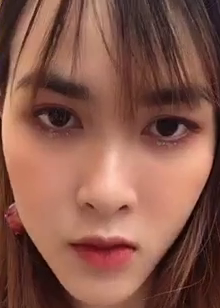
#> input picture Capstone_FakeFaceDetection/images/test_lbp.png, 220 x 308 px
$ jupyter execute --allow-errors 'Collection dataset.ipynb'   (shell and % lines are left out)
#> lines starting #> are read from the running program, lines starting #| are printed output that depends on the picture
[cell 1]
from google.colab import drive
drive.mount('/gdrive')
%cd /gdrive/My Drive/School_UIT/Semester IV/[CS114] Machine Learning/Working/CS114.K21.KHTN/Capstone_FakeFaceDetection

[cell 2]
# import the necessary packages
from skimage import feature
from imutils import paths
import numpy as np
import matplotlib.pyplot as plt
import pickle
import cv2
import os
import datetime

[cell 3]
TEST_PATH = 'images/test_lbp.png'
test_image = cv2.imread(TEST_PATH)
#> test_image is the input picture: shape (308, 220, 3); mean B, G, R 75.4, 88.8, 136

numPoints = 24
radius = 8
gray = cv2.cvtColor(test_image, cv2.COLOR_BGR2GRAY)
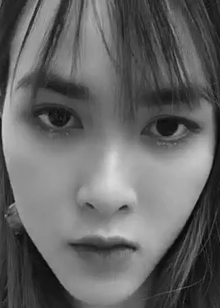
#> gray: shape (308, 220); min 5, max 216, mean 101.4
lbp = feature.local_binary_pattern(gray, numPoints, radius, method="uniform")
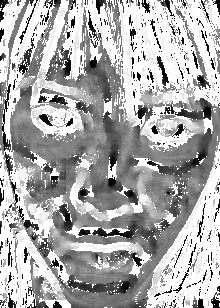
#> lbp: shape (308, 220) float64; min 0, max 25, mean 16.9; drawn with min black and max white

# Plot the origin image and local binary pattern of image
fig = plt.figure(figsize=(9, 6))
ax = []
# create subplot and append to ax
fig.add_subplot(1, 3, 1)
plt.imshow(test_image)
fig.add_subplot(1, 3, 2)
plt.imshow(lbp)
fig.add_subplot(1, 3, 3)
hist, _ = np.histogram(lbp.ravel(), bins=np.arange(0, numPoints + 3), range=(0, numPoints + 2))
#> hist = 26 values, max 26529 at index 25, min 487 at index 20, mean 2606.2
hist = hist.astype("float")

hist /= (hist.sum() + 1e-7)
#> hist = 26 values, max 0.392 at index 25, min 0.00719 at index 20, mean 0.0385
plt.bar(np.arange(0, len(hist)), hist)

plt.show()
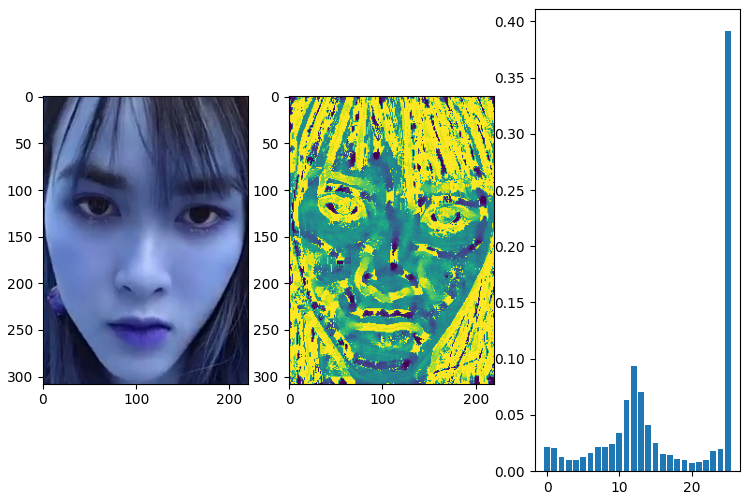
#> figure drawn by matplotlib, 3 panels; B, G, R data is drawn as R, G, B; panel 3: tallest bar 0.392 high, from x = 24.6 to 25.4

$ run again, with Capstone_FakeFaceDetection/images/0288.png copied over Capstone_FakeFaceDetection/images/test_lbp.png
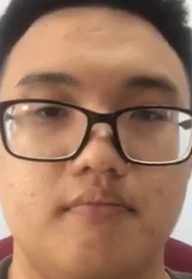
#> input picture Capstone_FakeFaceDetection/images/0288.png, 192 x 279 px
#> test_image is the input picture: shape (279, 192, 3); mean B, G, R 95, 117.9, 157.5
#> `lbp = feature.local_binary_pattern(gray, numPoints, radius, method="un..`:
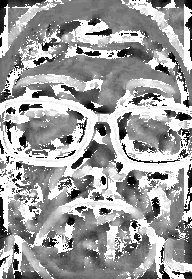
#> lbp: shape (279, 192) float64; min 0, max 25, mean 15.6; drawn with min black and max white
#> `hist, _ = np.histogram(lbp.ravel(), bins=np.arange(0, numPoints + 3), ..`: hist = 26 values, max 15896 at index 25, min 526 at index 22, mean 2060.3
#> `hist /= (hist.sum() + 1e-7)`: hist = 26 values, max 0.297 at index 25, min 0.00982 at index 22, mean 0.0385
#> `plt.show()`:
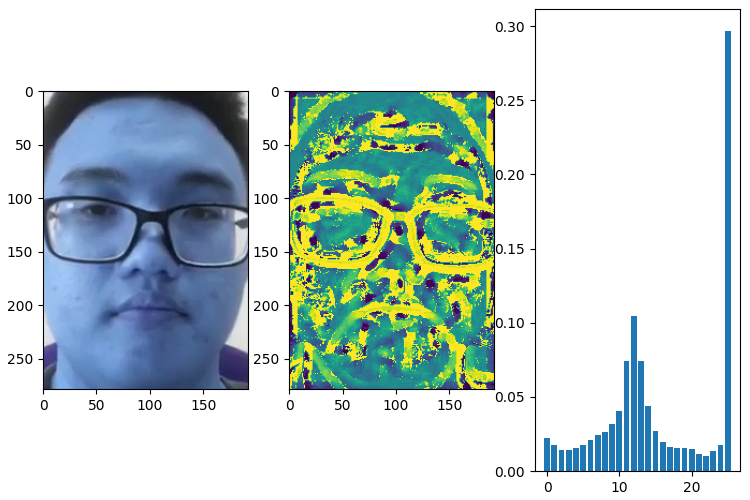
#> figure drawn by matplotlib, 3 panels; B, G, R data is drawn as R, G, B; panel 3: tallest bar 0.297 high, from x = 24.6 to 25.4
